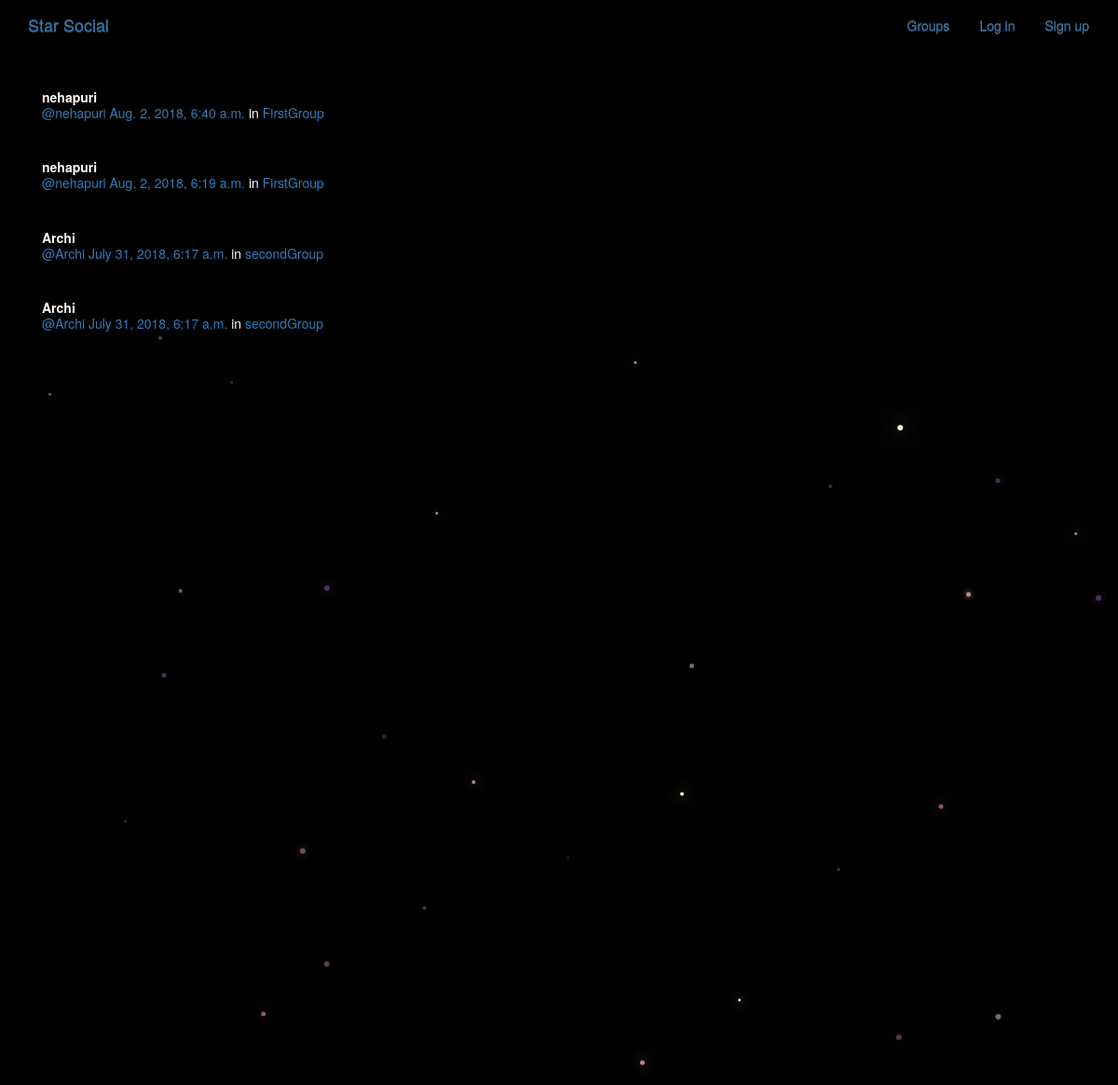
/posts/, run on the app's committed database.
### posts/models.py (models this page shows, shortened)
class Post(models.Model):
    user = models.ForeignKey(User,models.DO_NOTHING,related_name='posts')
    created_at = models.DateTimeField(auto_now=True)
    message = models.TextField()
    message_html = models.TextField(editable=False)
    group = models.ForeignKey(Group,models.DO_NOTHING,related_name='post', null=True,blank=True)
    class Meta():
        ordering = ['-created_at']
        unique_together = ['user','message']

### groups/models.py (models this page shows, shortened)
class Group(models.Model):
    name = models.CharField(max_length=255, unique=True)
    slug = models.SlugField(allow_unicode=True, unique=True)
    description = models.TextField(blank=True, default='')
    description_html = models.TextField(editable=False,default='',blank=True)
    members = models.ManyToManyField(User, through='Groupmembers')
    class Meta():
        ordering = ['name']

### posts/views.py (the view)
# urls.py: path('',views.PostList.as_view(), name='all'),
class PostList(SelectRelatedMixin,generic.ListView):
    model = models.Post
    select_related = ('user','group')

### posts/templates/posts/post_list.html (shortened to what this page needs)
{% extends 'posts/post_base.html' %}
{% load humanize %}
{% block post_content %}
<div class="col-md-8">
    {% for post in post_list %}
        {% include 'posts/_post.html' %}
    {% endfor %}
</div>
{% endblock %}

### posts/templates/posts/_post.html (shortened to what this page needs)
<div class="post media">
	<div class="media-body">
		<strong>{{ post.user.username }}</strong>
		<h5 class="media-heading">
			<span class="username"><a href="{% url 'posts:for_user' username=post.user.username %}">@{{ post.user.username }}</a></span>
			<time class="time"><a href="{% url 'posts:single' username=post.user.username pk=post.pk %}">{{ post.created_at }}</a></time>
			{% if post.group %}
			<span class="group-name">in <a href="#">{{ post.group.name }}</a></span>
			{% endif %}
		</h5>
	</div>
</div>

### static/simplesocial/css/master.css (style rules this page uses)
body { margin: 0; overflow: hidden; background-color: black; color:white; }

### data on the page
Post: user.username "nehapuri", created_at "Aug. 2, 2018, 6:40 a.m.", group.name "FirstGroup"
Post: user.username "nehapuri", created_at "Aug. 2, 2018, 6:19 a.m.", group.name "FirstGroup"
Post: user.username "Archi", created_at "July 31, 2018, 6:17 a.m.", group.name "secondGroup"
Post: user.username "Archi", created_at "July 31, 2018, 6:17 a.m.", group.name "secondGroup"
